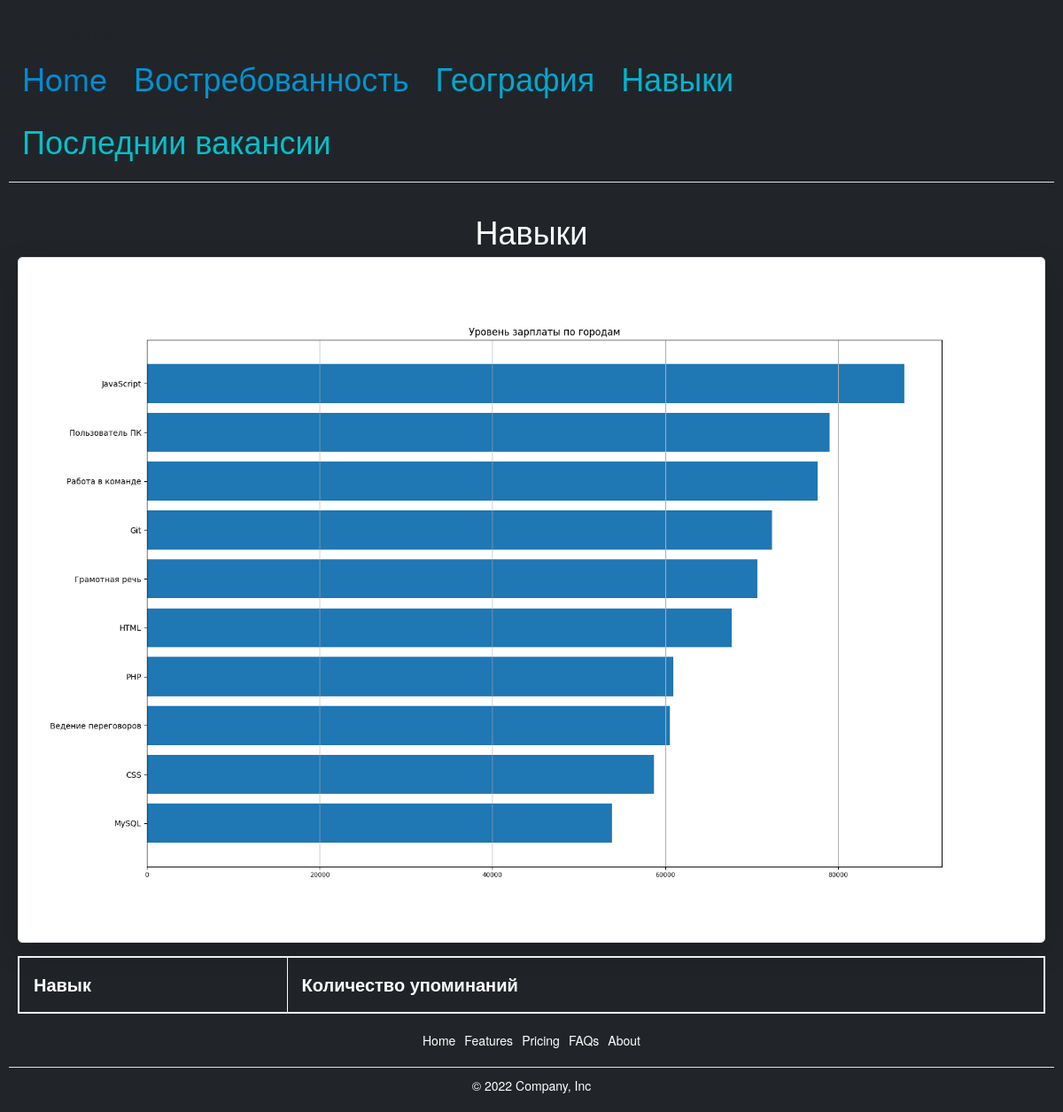
Page /skills/ on the earlier database version.
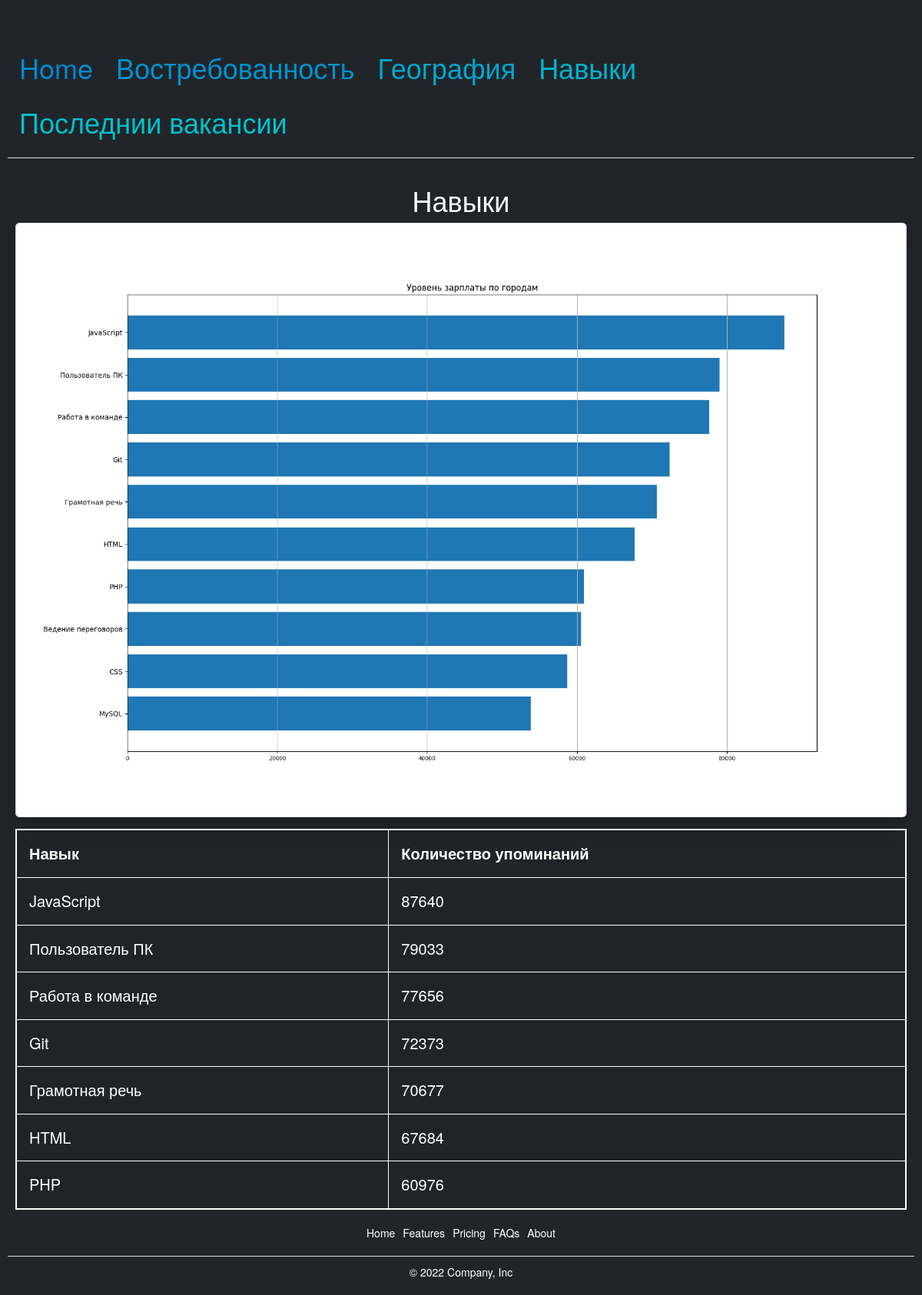
Same page on the later database version.
### app1/models.py (models this page shows)
class StatisticBySkills(models.Model):
    title = models.CharField('Наавык', max_length=20)
    number_of_references = models.IntegerField('Количество упоминаний')

### app1/views.py (the view)
# urls.py: path('skills/', skills_page),
def skills_page(request):
    data = {
        'statistics_by_skills': StatisticBySkills.objects.get_queryset()
    }
    return render(request, 'skills.html', context=data)

### templates/skills.html
{% include 'header.html' %}
<main class="px-3">
    <h1>Навыки</h1>
    {% load static %}
    <img src="{% static 'graphBySkills.png' %}" class="img-fluid border rounded-3 shadow-lg mb-4" alt="Example image" width="1350" height="900" loading="lazy"><br>
    <table style="font-size: 20px">
        <tr>
            <th>Навык</th>
            <th>Количество упоминаний</th>
        </tr>
    {% for statistic in statistics_by_skills %}
        <tr>
            <td style="font-weight: normal">{{  statistic.title  }}</td>
            <td style="font-weight: normal">{{  statistic.number_of_references }}</td>
        </tr>
    {% endfor %}
    </table>
</main>
{% include 'footer.html' %}

Differences in the rows shown:
added StatisticBySkills: title "JavaScript", number_of_references "87640"
added StatisticBySkills: title "Пользователь ПК", number_of_references "79033"
added StatisticBySkills: title "Работа в команде", number_of_references "77656"
added StatisticBySkills: title "Git", number_of_references "72373"
added StatisticBySkills: title "Грамотная речь", number_of_references "70677"
added StatisticBySkills: title "HTML", number_of_references "67684"
added StatisticBySkills: title "PHP", number_of_references "60976"
